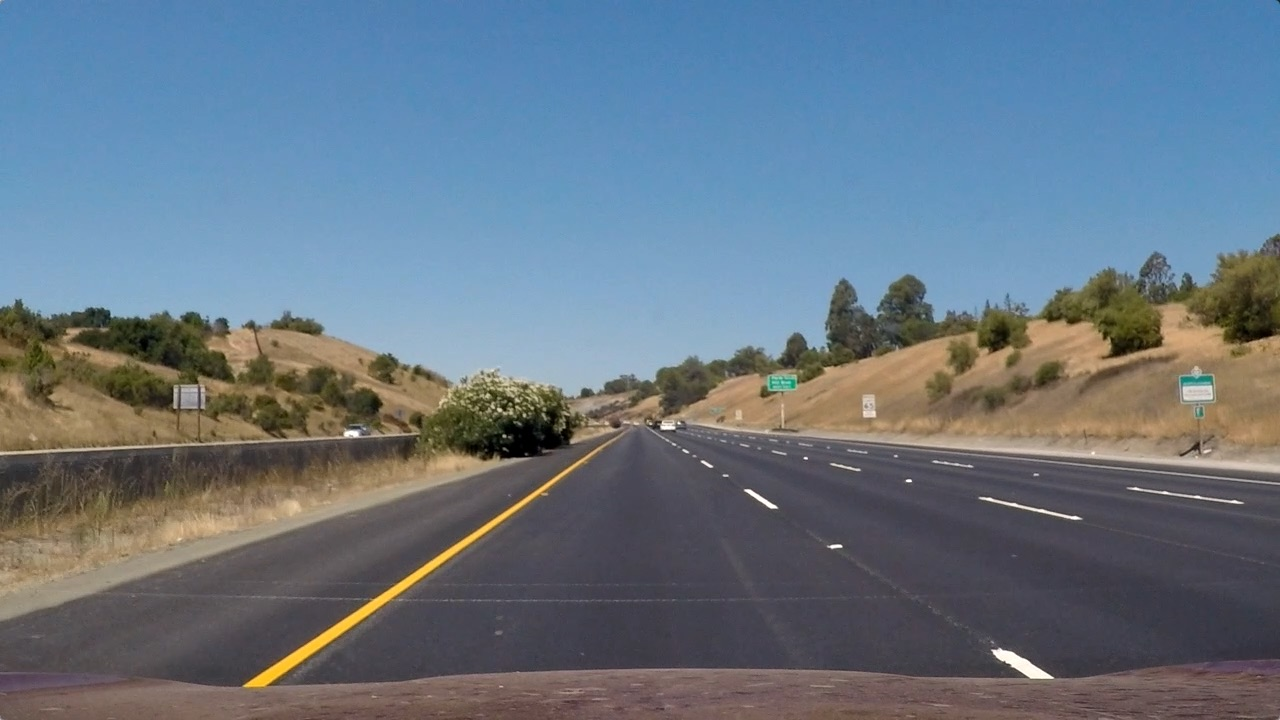
#> input picture test_images/straight_lines1.jpg, 1280 x 720 px; its folder holds only this picture in this run
$ python perspective.py
#> lines starting #> are read from the running program, lines starting #| are printed output that depends on the picture
### calibrate.py
import cv2
import numpy as np
import glob
import matplotlib.pyplot as plt
import os.path as path
import pickle


def lazy_calibration(func):
    """
    Decorator for calibration function to avoid re-computing calibration every time.
    """
    calibration_cache = 'camera_cal/calibration_data.pickle'

    def wrapper(*args, **kwargs):
        if path.exists(calibration_cache):
            print('Loading cached camera calibration...', end=' ')
            with open(calibration_cache, 'rb') as dump_file:
#> (reads camera_cal/calibration_data.pickle from the repository)
#> further down, img is the input picture: shape (720, 1280, 3); mean B, G, R 131.2, 117.7, 103.2
                calibration = pickle.load(dump_file)
        else:
            print('Computing camera calibration...', end=' ')
            calibration = func(*args, **kwargs)
            with open(calibration_cache, 'wb') as dump_file:
                pickle.dump(calibration, dump_file)
        print('Done.')
        return calibration

    return wrapper


# [48 lines left out: function calibrate_camera, not called in this run]


def undistort(frame, mtx, dist, verbose=False):
    """
    Undistort a frame given camera matrix and distortion coefficients.
    :param frame: input frame
    :param mtx: camera matrix
    :param dist: distortion coefficients
    :param verbose: if True, show frame before/after distortion correction
    :return: undistorted frame
    """
#> called with mtx = array of shape (3, 3), dist = array of shape (1, 5), verbose = False
    frame_undistorted = cv2.undistort(frame, mtx, dist, newCameraMatrix=mtx)
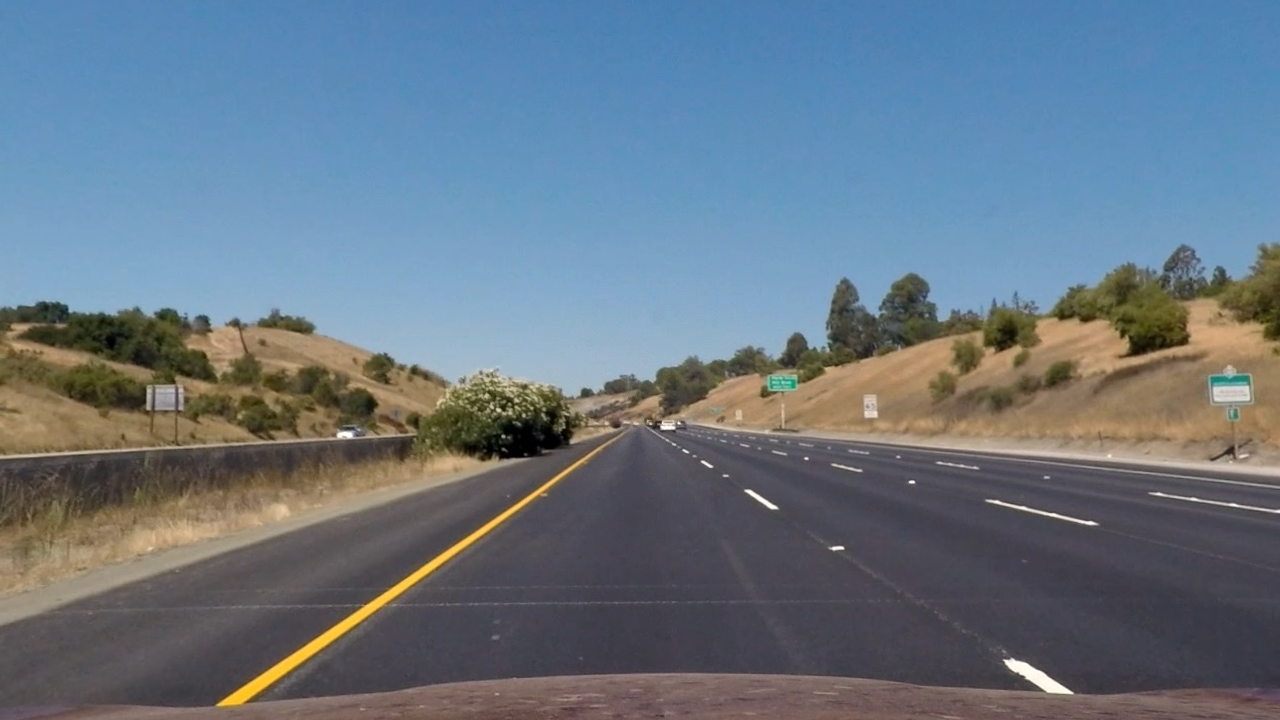
#> frame_undistorted: shape (720, 1280, 3); mean B, G, R 131.6, 118.3, 103.5

    if verbose:
        fig, ax = plt.subplots(nrows=1, ncols=2)
        ax[0].imshow(cv2.cvtColor(frame, cv2.COLOR_BGR2RGB))
        ax[1].imshow(cv2.cvtColor(frame_undistorted, cv2.COLOR_BGR2RGB))
        plt.show()

    return frame_undistorted


# [10 lines that do not run on import are left out]

### perspective.py
import numpy as np
import cv2
import glob
import matplotlib.pyplot as plt
from calibrate import calibrate_camera, undistort
#from binarization_utils import binarize


def birdeye(img, verbose=False):
    """
    Apply perspective transform to input frame to get the bird's eye view.
    :param img: input color frame
    :param verbose: if True, show the transformation result
    :return: warped image, and both forward and backward transformation matrices
    """
#> called with verbose = True
    h, w = img.shape[:2]
#> h = 720; w = 1280

    src = np.float32([[w, h-10],    # br
                      [0, h-10],    # bl
                      [546, 460],   # tl
                      [732, 460]])  # tr
    dst = np.float32([[w, h],       # br
                      [0, h],       # bl
                      [0, 0],       # tl
                      [w, 0]])      # tr

    M = cv2.getPerspectiveTransform(src, dst)
    Minv = cv2.getPerspectiveTransform(dst, src)
    warped = cv2.warpPerspective(img, M, (w, h), flags=cv2.INTER_LINEAR)
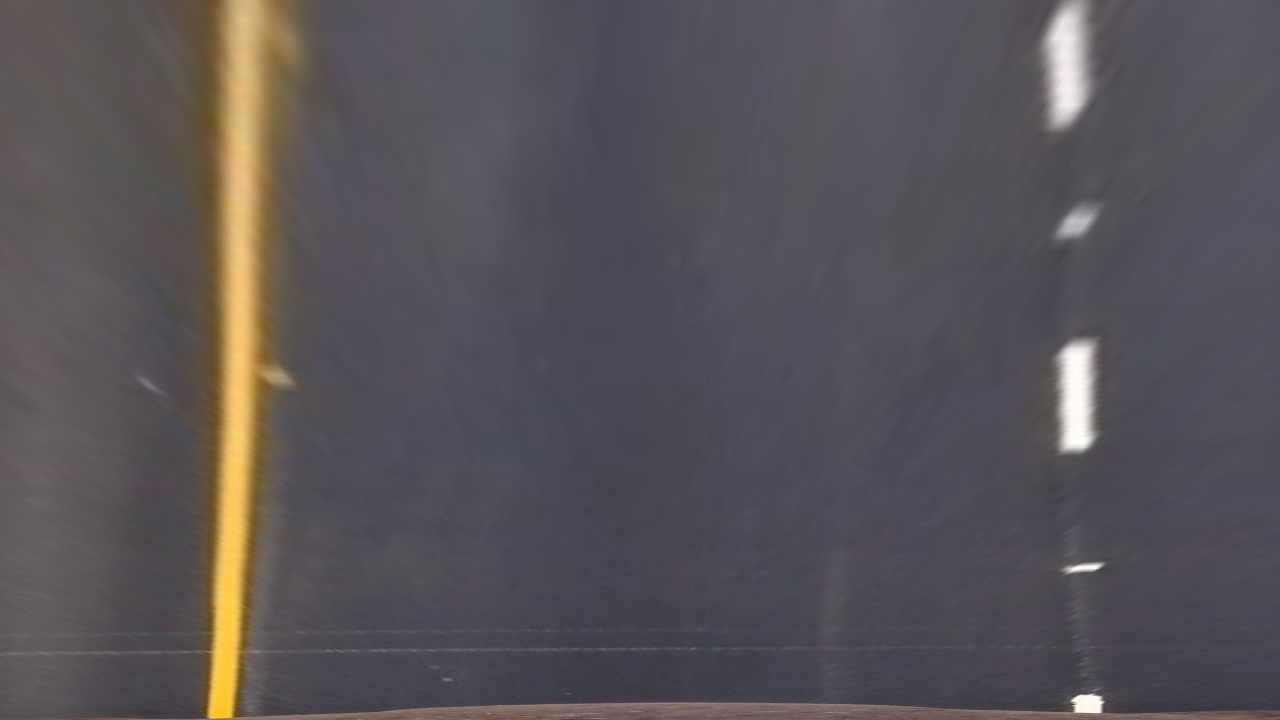
#> warped: shape (720, 1280, 3); mean R, G, B 87.6, 82.7, 87.1

    if verbose:
        f, axarray = plt.subplots(1, 2)
        f.set_facecolor('white')
        axarray[0].set_title('Before perspective transform')
        axarray[0].imshow(img, cmap='gray')
        for point in src:
            axarray[0].plot(*point, '.')
        axarray[1].set_title('After perspective transform')
        axarray[1].imshow(warped, cmap='gray')
        for point in dst:
            axarray[1].plot(*point, '.')
        for axis in axarray:
            axis.set_axis_off()
        plt.show()
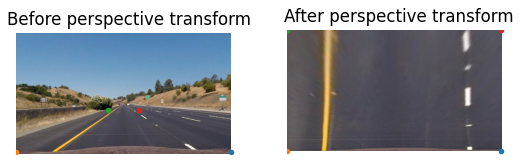
#> figure drawn by matplotlib, 2 panels

    return warped, M, Minv


if __name__ == '__main__':
    ret, mtx, dist, rvecs, tvecs = calibrate_camera(calib_images_dir='camera_cal')
    # show result on test images
    for test_img in glob.glob('test_images/*.jpg'):
        img = cv2.imread(test_img)
        img_undistorted = undistort(img, mtx, dist, verbose=False)
        img_birdeye, M, Minv = birdeye(cv2.cvtColor(img_undistorted, cv2.COLOR_BGR2RGB), verbose=True)
#> M = [[-0.701, -1.53, 1086.4], [7.11e-16, -2.02, 928.2], [9.76e-19, -0.0024, 1]]; Minv = [[0.145, -0.758, 546], [0, -0.496, 460], [0, -0.00119, 1]]
